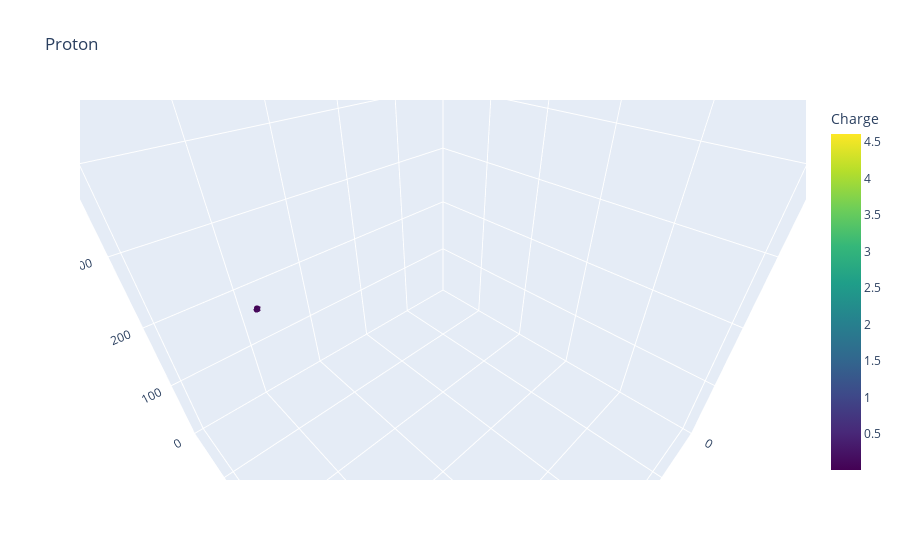

The code cell stored with this chart in its notebook:
### Code cell
Plot3d(next(it))

### Figure 1 — Plotly figure (JSON) as saved in the notebook; plotly's stock layout.template omitted (floating-point values rounded to 4 significant figures)
{"data": [{"marker": {"color": [0.01502, 0.07318, 0.04132, 0.06763, 0.3281, 0.1852, 0.02701, 0.01502, 0.07318, 0.04132, 0.1129, 0.5312, 0.2305, 0.02754, 0.5063, 2.381, 1.033, 0.1234, 0.1129, 0.5312, 0.2305, 0.02754, 0.01137, 0.2283, 1.029, 0.2546, 0.01137, 1.023, 4.609, 1.141, 0.03766, 0.2283, 1.029, 0.2546, 0.01137, 0.04785, 0.2145, 0.04816, 0.2145, 0.9614, 0.2158, 0.04785, 0.2145, 0.04816, 0.01064], "colorbar": {"title": {"text": "Charge"}}, "colorscale": [[0, "#440154"], [0.1111, "#482878"], [0.2222, "#3e4989"], [0.3333, "#31688e"], [0.4444, "#26828e"], [0.5556, "#1f9e89"], [0.6667, "#35b779"], [0.7778, "#6ece58"], [0.8889, "#b5de2b"], [1, "#fde725"]], "opacity": 0.9, "size": 1}, "mode": "markers", "type": "scatter3d", "x": [436, 437, 438, 436, 437, 438, 439, 436, 437, 438, 436, 437, 438, 439, 436, 437, 438, 439, 436, 437, 438, 439, 437, 436, 437, 438, 435, 436, 437, 438, 439, 436, 437, 438, 437, 436, 437, 438, 436, 437, 438, 436, 437, 438, 437], "y": [185, 185, 185, 186, 186, 186, 186, 187, 187, 187, 185, 185, 185, 185, 186, 186, 186, 186, 187, 187, 187, 187, 184, 185, 185, 185, 186, 186, 186, 186, 186, 187, 187, 187, 188, 185, 185, 185, 186, 186, 186, 187, 187, 187, 186], "z": [288, 288, 288, 288, 288, 288, 288, 288, 288, 288, 289, 289, 289, 289, 289, 289, 289, 289, 289, 289, 289, 289, 290, 290, 290, 290, 290, 290, 290, 290, 290, 290, 290, 290, 290, 291, 291, 291, 291, 291, 291, 291, 291, 291, 292]}], "layout": {"autosize": true, "scene": {"aspectratio": {"x": 1, "y": 1, "z": 1}, "camera": {"center": {"x": 0, "y": 0, "z": 0}, "eye": {"x": 0.5881, "y": 0.5881, "z": 0.5881}, "projection": {"type": "perspective"}, "up": {"x": 0, "y": 0, "z": 1}}, "xaxis": {"nticks": 6, "range": [0, 512], "type": "linear"}, "yaxis": {"nticks": 6, "range": [0, 512], "type": "linear"}, "zaxis": {"nticks": 6, "range": [0, 512], "type": "linear"}}, "title": {"text": "Proton"}}}
